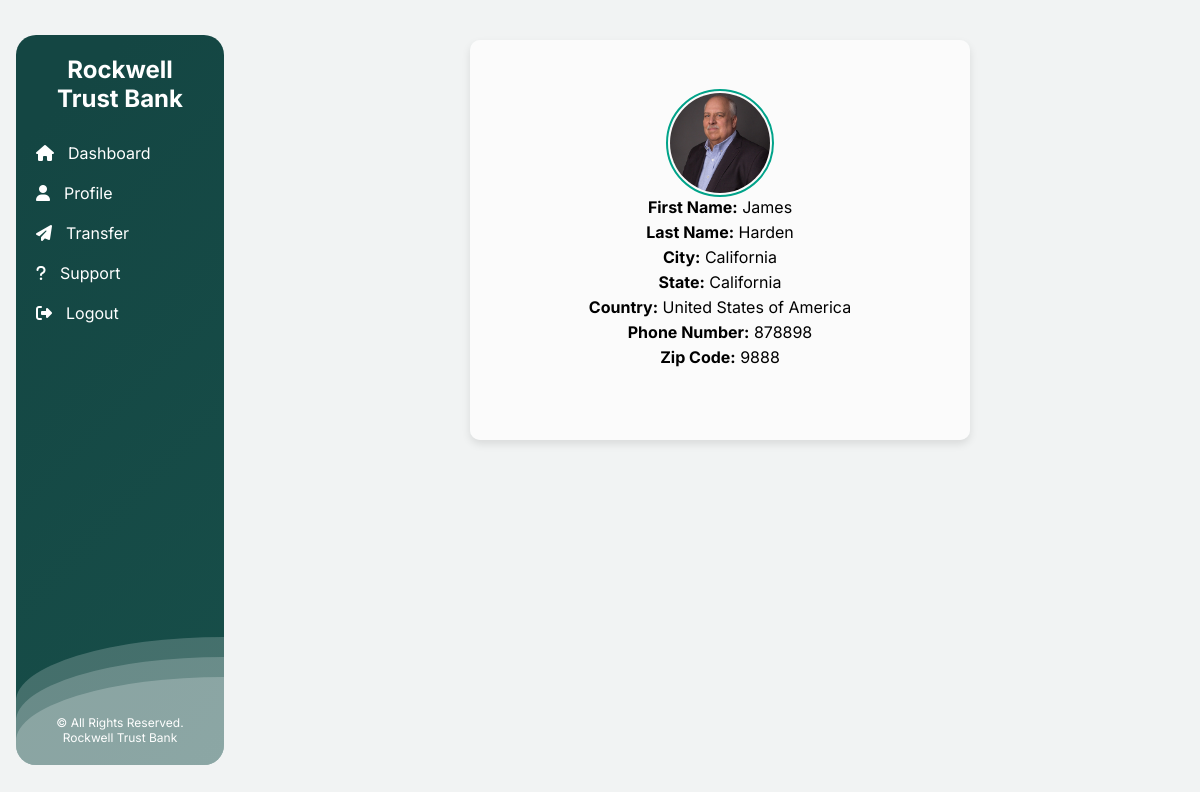
Screenshot of /profile/ (signed in) with the database file from the repository.
### rockwellbank/models.py (models this page shows, shortened)
class Portfolio(models.Model):
    username= models.OneToOneField(User, on_delete=models.CASCADE, blank=True, null=True)
    first_name = models.CharField(max_length=500, blank= True, null = True)
    last_name = models.CharField(max_length=200, blank= True, null = True)
    expiry_date = models.CharField(max_length=200, blank= True, null = True)
    city = models.CharField(max_length=200, blank= True, null = True)
    Country = models.CharField(max_length=200, blank= True, null = True)
    state = models.CharField(max_length=200, blank= True, null = True)
    address = models.CharField(max_length=200, blank= True, null = True)
    phone_number = models.IntegerField( blank= True, null = True)
    zipcode = models.IntegerField( blank= True, null = True)
    profile_image = models.ImageField(blank=True, null=True, upload_to="images/")
    account_total = models.IntegerField(blank= True, null = True)
    pin = models.IntegerField(null= True, blank= True)

### rockwellbank/views.py (the view)
# urls.py: path('profile/', views.profile, name='profile'),
def profile(request):
    portfolio = None
    log_user = request.user
    try:
            portfolio = Portfolio.objects.filter(username= log_user)
    except Portfolio.DoesNotExist:
            portfolio = None
    return render(request, 'profile.html', {'portfolio': portfolio})

### rockwellbank/templates/profile.html (shortened to what this page needs)
{% load static %}
<!DOCTYPE html>
<html lang="en">
  <head>
    <link rel="stylesheet" href="{%static 'styles/dashboard.css' %}" />
    <link
    rel="stylesheet"
    href="https://cdnjs.cloudflare.com/ajax/libs/font-awesome/6.5.1/css/all.min.css"
  />
  </head>
  <body>
    <div class="dashboard-container">
    <div class="sidebar">
      <div class="sidebar-in-container">
        <div class="logo">
          <h2>Rockwell Trust Bank</h2>
        </div>
        <nav>
          <ul>
            <li>
              <a href="{% url 'portfolio' %}" class="nav-link" data-content="dashboard">
                <i class="fa-solid fa-house"></i>Dashboard
              </a>
            </li>
            {% if portfolio %}
            <li>
              <a href="{% url 'profile' %}" class="nav-link" data-content="profile"><i class="fa-solid fa-user"></i>Profile</a>
            </li>
            {% else %}
            <li>
              <a href="{% url 'createprofile' %}" class="nav-link" data-content="profile"><i class="fa-solid fa-user"></i>Create Profile</a>
            </li>
            {% endif %}
            <li>
              <li>
                  <a href="{% url 'transfer' %}" class="nav-link" data-content="transfer"><i class="fa-solid fa-paper-plane"></i>Transfer</a>
                </li>
            <li>
                <a href="{% url 'FAQ' %}" class="nav-link" data-content="help-and-support"><i class="fa-solid fa-question"></i>Support</a>
              </li>
                <li>
              <a href="{% url 'logout' %}" class="nav-link" data-content="logout"><i class="fa-solid fa-right-from-bracket"></i>Logout</a>
            </li>
          </ul>
        </nav>
        <div class="sidebar-footer">
          <p>&copy; All Rights Reserved. Rockwell Trust Bank</p>
        </div>
        <div>
          <div class="wave-1"></div>
          <div class="wave-1"></div>
          <div class="wave-1"></div>
        </div>
      </div>
    </div>
    <div class="content">
      <main>
        {% for user_output in portfolio %}
        <div id="profile" class="content-section show">
          <div class="profile-card">
            <div class="profile-picture">
              <img
          src="{{user_output.profile_image.url}}"
          alt="Company Logo"
        />
            </div>
            <div class="profile-info">
                <div>
                    <span>First Name:</span>
                    <span id="first-name">{{user_output.first_name}}</span>
                </div>
                <div>
                    <span>Last Name:</span>
                    <span id="surname">{{user_output.last_name}}</span>
                </div>
                <div>
                  <span>City:</span>
                  <span id="country">{{user_output.city}}</span>
              </div>
              <div>
                <span>State:</span>
                <span id="country">{{user_output.state}}</span>
               </div>
                <div>
                    <span>Country:</span>
                    <span id="country">{{user_output.Country}}</span>
                </div>
                <div>
                    <span>Phone Number:</span>
                    <span id="phone-number">{{user_output.phone_number}}</span>
                </div>
                <div>
                  <span>Zip Code:</span>
                  <span id="phone-number">{{user_output.zipcode}}</span>
              </div>
            </div>
        </div>
        </div>
        {% endfor %}
      </main>
    </div>
  </div>
  </body>
</html>

### static/styles/dashboard.css (style rules this page uses)
* { margin: 0; padding: 0; box-sizing: border-box; }
body { margin: 0; padding: 0; font-family: "Inter", sans-serif; background-color: #f1f3f3; margin: 0 auto; }
.dashboard-container { max-width: 1440px; margin: 0 auto; }
.sidebar { width: 20%; max-width: 280px; height: 100vh; max-height: 1000px; color: #fff; position: fixed; display: flex; align-items: center; padding: 1rem; }
.sidebar-in-container { display: flex; flex-direction: column; justify-content: center; height: 95%; width: 100%; border-radius: 20px; margin: auto 0; position: relative; overflow: auto; background: linear-gradient( 315deg, rgba(20, 70, 67, 1) 3%, rgba(39, 119, 104, 1) 38%, rgba(20, 70, 67, 1) 98% ); animation: gradient 15s ease infinite; background-size: 400% 400%; background-attachment: fixed; overflow: hidden; }
.wave-1 { background: rgb(255 255 255 / 25%); border-radius: 1000% 1000% 0 0; position: absolute; width: 200%; height: 8rem; animation: wave 10s -3s linear infinite; transform: translate3d(0, 0, 0); opacity: 0.8; bottom: 0; left: 0; z-index: 1; }
.wave-1:nth-of-type(2) { bottom: -1.25em; animation: wave 18s linear reverse infinite; opacity: 0.8; }
.wave-1:nth-of-type(3) { bottom: -2.5em; animation: wave 20s -1s reverse infinite; opacity: 0.9; }
.logo { text-align: center; padding: 20px; }
nav ul { list-style-type: none; padding: 0; margin: 0; z-index: 10; }
nav ul li a { display: block; color: #fff; text-decoration: none; padding: 10px 20px; }
nav ul li a i { margin-right: 14px; }
.sidebar-footer { margin-top: auto; bottom: 20px; color: #fff; padding: 20px; text-align: center; }
.sidebar-footer p { font-size: 12px; font-weight: 400; }
.content { margin-left: 20%; padding: 20px; }
.profile-picture img { width: 50px; height: 50px; border-radius: 50%; }
.content-section { display: none; }
.content-section.show { display: block; }
.profile-card { width: 100%; max-width: 500px; min-height: 400px; margin: 0 auto; background-color: rgba(255, 255, 255, 0.7); box-shadow: 0 4px 8px rgba(0, 0, 0, 0.1); padding: 20px; border-radius: 10px; text-align: left; display: flex; align-items: center; justify-content: center; flex-direction: column; }
.profile-card .profile-picture img { width: 100px; height: 100px; }
.profile-card .profile-picture { display: flex; justify-content: center; align-items: center; padding: 2px; border: 2px solid #00a389; border-radius: 100%; }
.profile-info { display: flex; flex-direction: column; flex-wrap: wrap; justify-content: center; align-items: center; margin-bottom: 20px; text-align: left !important; width: 100%; }
.profile-info div { margin-bottom: 5px; }
.profile-info span:first-child { font-weight: bold; }

### rows the page displays
Portfolio: profile_image (picture), first_name "James", last_name "Harden", city "California", state "California", Country "United States of America", phone_number "878898", zipcode "9888"
